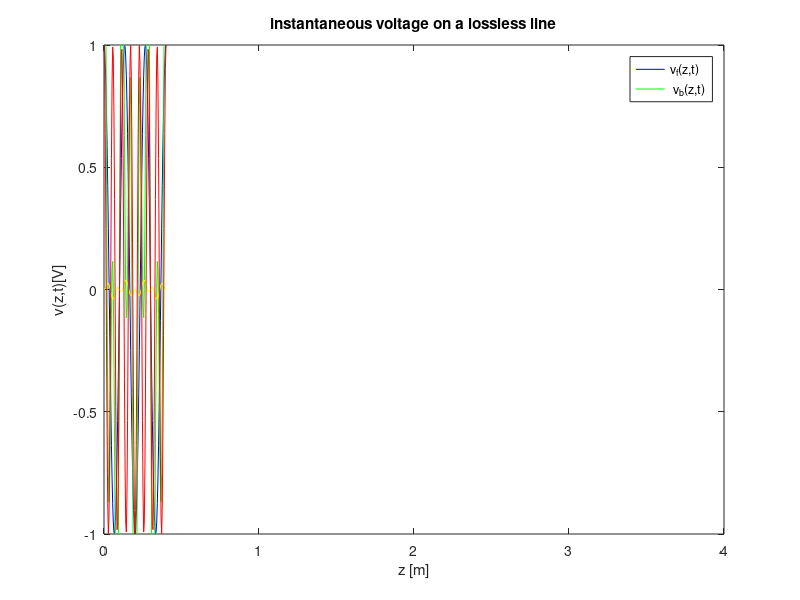

MATLAB code for this plot: (Note: this script raises an error after producing the figure.)
V0 = 1;
j = sqrt(-1);
beta = 2*pi/0.20;
omega = 2*pi*10^9;
phi = 0;
Z0 = 50;
Vp = 2*10^8;
t = 0:5*10^(-11):5*10^(-9);
z = 0:0.004:0.4;
V = j*exp(j*beta*z);


vf = V0*cos(omega*(t-z/Vp)+phi);
vb = V0*cos(omega*(t+z/Vp)+phi);
If = V0/Z0*cos(omega*(t-z/Vp)+phi);
ib = -V0/Z0*cos(omega*(t+z/Vp)+phi);
vs = vf + vb;
is = If + ib;
v = real(V.*exp(j*omega*t));

for k=1:length(t)
plot(z, vf(k,:),'b'); hold on;
plot(z, vs(k,:),'g'); hold on;
plot(z, is(k,:),'y'); hold on;
plot(z, vb(k,:),'r'); hold off;
xlabel('z [m]');
ylabel('v(z,t)[V]');
title('instantaneous voltage on a lossless line'); legend('v_f(z,t)',' v_b(z,t)');
axis([0 4 -1 1]);
M(k)=getframe;

[vf, If] = forward_wave(V0,omega,phi,Z0,Vp,z,t)
[vb, ib] = backward_wave(V0,omega,phi,Z0,Vp,z,t)
[ v ] = ph2inst(V,omega,t)

end;





    
